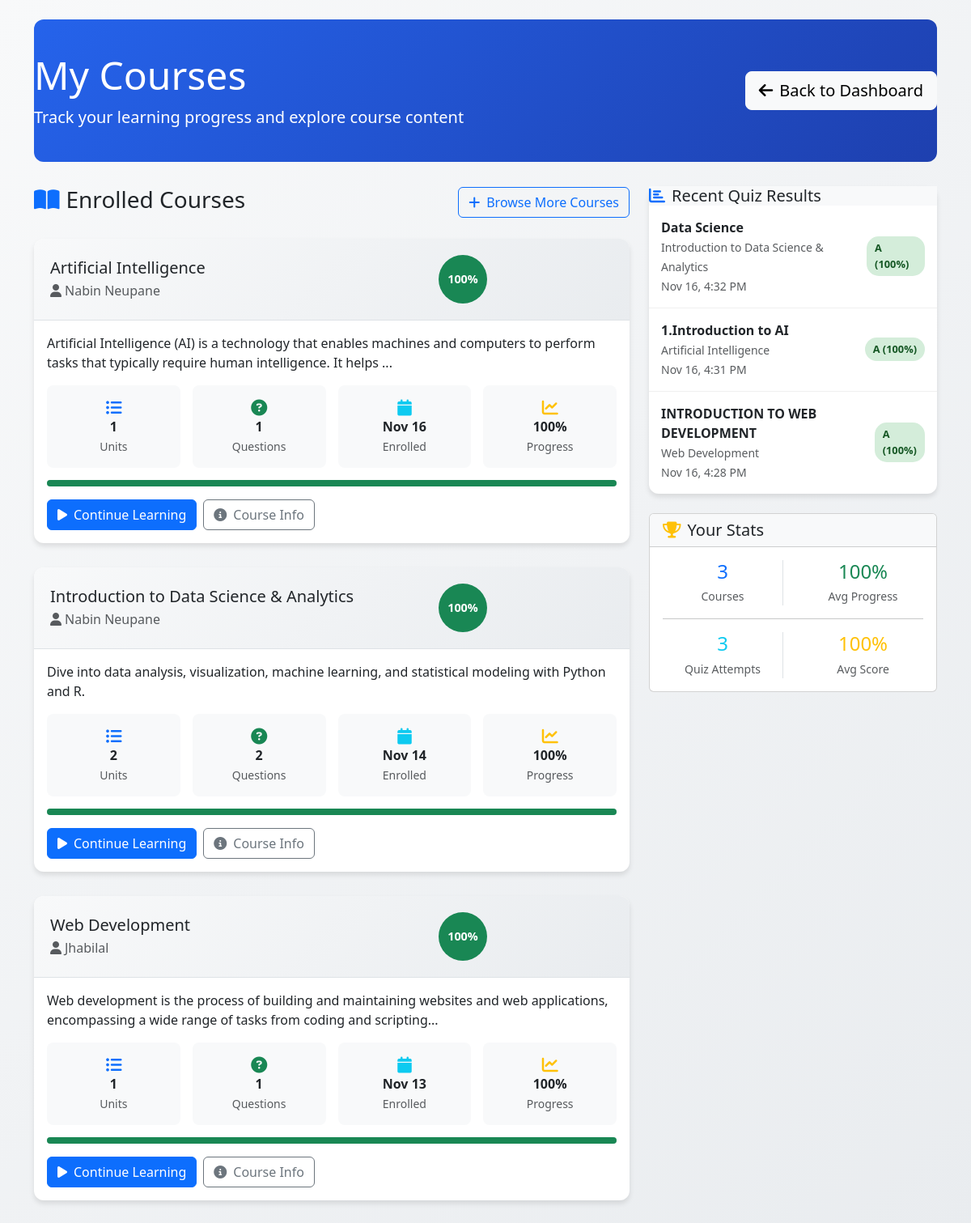
The app's page /Student/my_courses.php (signed in) with its own data.
### tables this page shows
CREATE TABLE `courses` (
  `course_id` int(11) NOT NULL,
  `instructor_id` int(11) NOT NULL,
  `category_id` int(11) DEFAULT NULL,
  `title` varchar(200) NOT NULL,
  `description` text DEFAULT NULL,
  `short_description` varchar(500) DEFAULT NULL,
  `thumbnail` varchar(255) DEFAULT NULL,
  `price` decimal(10,2) DEFAULT 0.00,
  `duration_hours` int(11) DEFAULT NULL,
  `difficulty_level` enum('beginner','intermediate','advanced') DEFAULT 'beginner',
  `status` enum('draft','published','archived') DEFAULT 'draft',
  `featured` tinyint(1) DEFAULT 0,
  `created_at` timestamp NOT NULL DEFAULT current_timestamp(),
  `updated_at` timestamp NOT NULL DEFAULT current_timestamp() ON UPDATE current_timestamp()
);

CREATE TABLE `instructor` (
  `instructor_id` int(11) NOT NULL,
  `name` varchar(100) NOT NULL,
  `email` varchar(150) NOT NULL,
  `password` varchar(255) NOT NULL,
  `phone` varchar(20) DEFAULT NULL,
  `bio` text DEFAULT NULL,
  `expertise` varchar(255) DEFAULT NULL,
  `profile_image` varchar(255) DEFAULT NULL,
  `status` enum('active','inactive','suspended') DEFAULT 'active',
  `created_at` timestamp NOT NULL DEFAULT current_timestamp(),
  `updated_at` timestamp NOT NULL DEFAULT current_timestamp() ON UPDATE current_timestamp()
);

CREATE TABLE `unit_attempts` (
  `attempt_id` int(11) NOT NULL,
  `unit_id` int(11) NOT NULL,
  `student_id` int(11) NOT NULL,
  `total_questions` int(11) NOT NULL,
  `correct_answers` int(11) NOT NULL,
  `score_percentage` decimal(5,2) NOT NULL,
  `time_taken_minutes` int(11) DEFAULT NULL,
  `answers` longtext DEFAULT NULL,
  `started_at` timestamp NOT NULL DEFAULT current_timestamp(),
  `completed_at` timestamp NULL DEFAULT NULL,
  `status` varchar(50) DEFAULT 'completed'
);

CREATE TABLE `course_units` (
  `unit_id` int(11) NOT NULL,
  `course_id` int(11) NOT NULL,
  `title` varchar(200) NOT NULL,
  `description` text DEFAULT NULL,
  `order_index` int(11) DEFAULT 0,
  `created_at` timestamp NOT NULL DEFAULT current_timestamp()
);

### Student/my_courses.php (the view, shortened to what this page needs)
<?php
$db = getDB();
$student_id = $_SESSION['user_id'];
$enrolled_courses = [];
$stmt = $db->prepare("
    SELECT
        c.course_id,
        c.title,
        c.description,
        c.instructor_id,
        i.name as instructor_name,
        e.enrollment_date,
        e.progress_percentage,
        e.status,
        COUNT(DISTINCT cu.unit_id) as total_units,
        COUNT(DISTINCT uq.question_id) as total_questions
    FROM enrollments e
    JOIN courses c ON e.course_id = c.course_id
    LEFT JOIN instructor i ON c.instructor_id = i.instructor_id
    LEFT JOIN course_units cu ON c.course_id = cu.course_id
    LEFT JOIN unit_questions uq ON cu.unit_id = uq.unit_id AND uq.is_active = 1
    WHERE e.student_id = ? AND e.status IN ('active', 'completed')
    GROUP BY c.course_id
    ORDER BY e.enrollment_date DESC
");
if ($stmt) {
    $stmt->bind_param("i", $student_id);
    $stmt->execute();
    $result = $stmt->get_result();
    while ($row = $result->fetch_assoc()) {
        $enrolled_courses[] = $row;
    }
}
$recent_attempts = [];
$attemptsStmt = $db->prepare("
    SELECT
        ua.attempt_id,
        ua.score_percentage,
        ua.completed_at,
        cu.title as unit_title,
        c.title as course_title
    FROM unit_attempts ua
    JOIN course_units cu ON ua.unit_id = cu.unit_id
    JOIN courses c ON cu.course_id = c.course_id
    JOIN enrollments e ON c.course_id = e.course_id
    WHERE ua.student_id = ? AND e.student_id = ? AND ua.status = 'completed'
    ORDER BY ua.completed_at DESC
    LIMIT 5
");
if ($attemptsStmt) {
    $attemptsStmt->bind_param("ii", $student_id, $student_id);
    $attemptsStmt->execute();
    $result = $attemptsStmt->get_result();
    while ($row = $result->fetch_assoc()) {
        $recent_attempts[] = $row;
    }
}
?>
<!DOCTYPE html>
<html lang="en">
<head>
    <link href="https://cdn.jsdelivr.net/npm/bootstrap@5.3.3/dist/css/bootstrap.min.css" rel="stylesheet">
    <link rel="stylesheet" href="https://cdnjs.cloudflare.com/ajax/libs/font-awesome/6.5.0/css/all.min.css">
</head>
<body>
    <div class="container py-4">
        <div class="page-header">
            <div class="row align-items-center">
                <div class="col-lg-8">
                    <h1 class="display-5 mb-2">My Courses</h1>
                    <p class="lead mb-0">Track your learning progress and explore course content</p>
                </div>
                <div class="col-lg-4 text-lg-end">
                    <a href="student_dashboard.php" class="btn btn-light btn-lg">
                        <i class="fas fa-arrow-left me-2"></i>Back to Dashboard
                    </a>
                </div>
            </div>
        </div>
        <div class="row">
            <div class="col-lg-8">
                <div class="d-flex justify-content-between align-items-center mb-4">
                    <h3>
                        <i class="fas fa-book-open me-2 text-primary"></i>Enrolled Courses
                    </h3>
                    <a href="../Courses/courses.php" class="btn btn-outline-primary">
                        <i class="fas fa-plus me-2"></i>Browse More Courses
                    </a>
                </div>
                <?php if (empty($enrolled_courses)): ?>
                    <div class="card course-card">
                        <div class="card-body empty-state">
                            <i class="fas fa-graduation-cap fa-4x mb-4"></i>
                            <h4>No Courses Enrolled</h4>
                            <p class="mb-4">You haven't enrolled in any courses yet. Start your learning journey today!</p>
                            <a href="../Courses/courses.php" class="btn btn-primary btn-lg">
                                <i class="fas fa-search me-2"></i>Browse Available Courses
                            </a>
                        </div>
                    </div>
                <?php else: ?>
                    <?php foreach ($enrolled_courses as $course): ?>
                        <div class="card course-card">
                            <div class="course-header">
                                <div class="row align-items-center">
                                    <div class="col-md-8">
                                        <h5 class="mb-1"><?php echo htmlspecialchars($course['title']); ?></h5>
                                        <p class="text-muted mb-0">
                                            <i class="fas fa-user me-1"></i><?php echo htmlspecialchars($course['instructor_name'] ?? 'Unknown'); ?>
                                        </p>
                                    </div>
                                    <div class="col-md-4 text-md-end">
                                        <?php
                                        $progress = (float)$course['progress_percentage'];
                                        $progressColor = $progress >= 80 ? 'success' : ($progress >= 50 ? 'warning' : 'primary');
                                        ?>
                                        <div class="progress-ring bg-<?php echo $progressColor; ?>">
                                            <?php echo number_format($progress, 0); ?>%
                                        </div>
                                    </div>
                                </div>
                            </div>
                            <div class="card-body">
                                <p class="mb-3"><?php echo htmlspecialchars(substr($course['description'] ?? '', 0, 150)); ?><?php echo strlen($course['description'] ?? '') > 150 ? '...' : ''; ?></p>
                                <div class="stats-grid">
                                    <div class="stat-item">
                                        <i class="fas fa-list-ul fa-lg text-primary mb-2"></i>
                                        <div class="fw-bold"><?php echo $course['total_units']; ?></div>
                                        <small class="text-muted">Units</small>
                                    </div>
                                    <div class="stat-item">
                                        <i class="fas fa-question-circle fa-lg text-success mb-2"></i>
                                        <div class="fw-bold"><?php echo $course['total_questions']; ?></div>
                                        <small class="text-muted">Questions</small>
                                    </div>
                                    <div class="stat-item">
                                        <i class="fas fa-calendar fa-lg text-info mb-2"></i>
                                        <div class="fw-bold"><?php echo date('M j', strtotime($course['enrollment_date'])); ?></div>
                                        <small class="text-muted">Enrolled</small>
                                    </div>
                                    <div class="stat-item">
                                        <i class="fas fa-chart-line fa-lg text-warning mb-2"></i>
                                        <div class="fw-bold"><?php echo number_format($progress, 0); ?>%</div>
                                        <small class="text-muted">Progress</small>
                                    </div>
                                </div>
                                <div class="progress mb-3" style="height: 8px;">
                                    <div class="progress-bar bg-<?php echo $progressColor; ?>"
                                         style="width: <?php echo $progress; ?>%"></div>
                                </div>
                                <div class="d-flex gap-2">
                                    <a href="course_content.php?course_id=<?php echo $course['course_id']; ?>"
                                       class="btn btn-primary">
                                        <i class="fas fa-play me-2"></i>Continue Learning
                                    </a>
                                    <a href="course_overview.php?course_id=<?php echo $course['course_id']; ?>"
                                       class="btn btn-outline-secondary">
                                        <i class="fas fa-info-circle me-2"></i>Course Info
                                    </a>
                                </div>
                            </div>
                        </div>
                    <?php endforeach; ?>
                <?php endif; ?>
            </div>
            <div class="col-lg-4">
                <div class="recent-activity mb-4">
                    <div class="card-header bg-light">
                        <h5 class="mb-0">
                            <i class="fas fa-chart-bar me-2 text-primary"></i>Recent Quiz Results
                        </h5>
                    </div>
                    <div class="card-body p-0">
                        <?php if (empty($recent_attempts)): ?>
                            <div class="text-center py-4">
                                <i class="fas fa-clipboard-list fa-2x text-muted mb-2"></i>
                                <p class="text-muted mb-0">No quiz attempts yet</p>
                            </div>
                        <?php else: ?>
                            <?php foreach ($recent_attempts as $attempt): ?>
                                <div class="activity-item">
                                    <div>
                                        <div class="fw-semibold"><?php echo htmlspecialchars($attempt['unit_title']); ?></div>
                                        <small class="text-muted"><?php echo htmlspecialchars($attempt['course_title']); ?></small>
                                        <br>
                                        <small class="text-muted"><?php echo date('M j, g:i A', strtotime($attempt['completed_at'])); ?></small>
                                    </div>
                                    <div>
                                        <?php
                                        $score = (float)$attempt['score_percentage'];
                                        $grade = $score >= 90 ? 'A' : ($score >= 80 ? 'B' : ($score >= 70 ? 'C' : ($score >= 60 ? 'D' : 'F')));
                                        $gradeClass = 'grade-' . strtolower($grade);
                                        ?>
                                        <div class="grade-badge <?php echo $gradeClass; ?>">
                                            <?php echo $grade; ?> (<?php echo number_format($score, 0); ?>%)
                                        </div>
                                    </div>
                                </div>
                            <?php endforeach; ?>
                        <?php endif; ?>
                    </div>
                </div>
                <div class="card">
                    <div class="card-header bg-light">
                        <h5 class="mb-0">
                            <i class="fas fa-trophy me-2 text-warning"></i>Your Stats
                        </h5>
                    </div>
                    <div class="card-body">
                        <?php
                        $total_courses = count($enrolled_courses);
                        $avg_progress = $total_courses > 0 ? array_sum(array_column($enrolled_courses, 'progress_percentage')) / $total_courses : 0;
                        $total_attempts = count($recent_attempts);
                        $avg_score = $total_attempts > 0 ? array_sum(array_column($recent_attempts, 'score_percentage')) / $total_attempts : 0;
                        ?>
                        <div class="row text-center">
                            <div class="col-6">
                                <div class="border-end">
                                    <div class="h4 text-primary mb-1"><?php echo $total_courses; ?></div>
                                    <small class="text-muted">Courses</small>
                                </div>
                            </div>
                            <div class="col-6">
                                <div class="h4 text-success mb-1"><?php echo number_format($avg_progress, 0); ?>%</div>
                                <small class="text-muted">Avg Progress</small>
                            </div>
                        </div>
                        <hr>
                        <div class="row text-center">
                            <div class="col-6">
                                <div class="border-end">
                                    <div class="h4 text-info mb-1"><?php echo $total_attempts; ?></div>
                                    <small class="text-muted">Quiz Attempts</small>
                                </div>
                            </div>
                            <div class="col-6">
                                <div class="h4 text-warning mb-1"><?php echo number_format($avg_score, 0); ?>%</div>
                                <small class="text-muted">Avg Score</small>
                            </div>
                        </div>
                    </div>
                </div>
            </div>
        </div>
    </div>
</body>
</html>

### records on screen
courses: title "Artificial Intelligence", instructor.name "Nabin Neupane", progress "100", description "Artificial Intelligence (AI) is a technology that enables machines and computers to perform tasks that typically require human intelligence. It helps", total_units "1", total_questions "1", enrollment_date "Nov 16"
courses: title "Introduction to Data Science & Analytics", instructor.name "Nabin Neupane", progress "100", description "Dive into data analysis, visualization, machine learning, and statistical modeling with Python and R.", total_units "2", total_questions "2", enrollment_date "Nov 14"
courses: title "Web Development", instructor.name "Jhabilal", progress "100", description "Web development is the process of building and maintaining websites and web applications, encompassing a wide range of tasks from coding and scripting", total_units "1", total_questions "1", enrollment_date "Nov 13"
unit_attempts: unit.title "Data Science", courses.title "Introduction to Data Science & Analytics", completed_at "Nov 16, 4:32 PM", score_percentage "A", score_percentage "100"
unit_attempts: unit.title "1.Introduction to AI", courses.title "Artificial Intelligence", completed_at "Nov 16, 4:31 PM", score_percentage "A", score_percentage "100"
unit_attempts: unit.title "INTRODUCTION TO WEB DEVELOPMENT", courses.title "Web Development", completed_at "Nov 16, 4:28 PM", score_percentage "A", score_percentage "100"

### other values on screen
$total_courses "3"
$avg_progress "100"
$total_attempts "3"
$avg_score "100"
